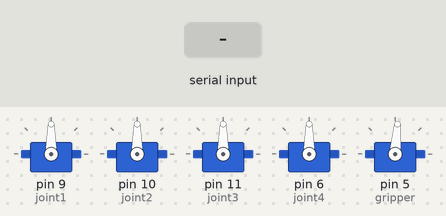
Recording of a sketch running on a simulated Arduino Uno, built with avr-gcc and run on an emulated ATmega328P. On the bench: 5 × servo. The test bench sets the inputs (shaded band).

Above: at 1.2 s.
1.3 s: "90,45\n" received over Serial
At 2.5 s:
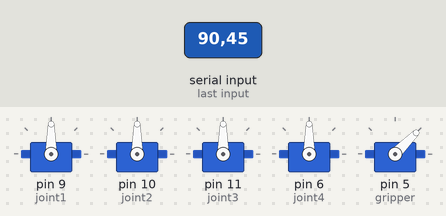
2.8 s: "30,150\n" received over Serial
At 3.7 s:
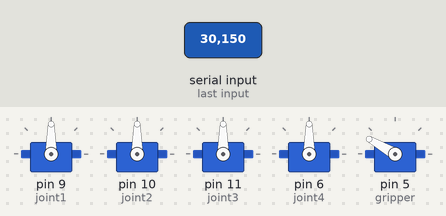
4.3 s: "5\n" received over Serial
At 4.6 s:
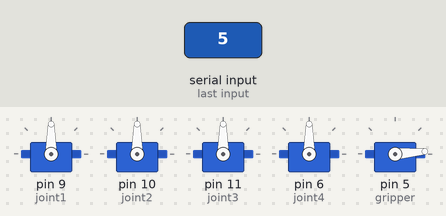
5.8 s: "200\n" received over Serial
At 7.0 s:
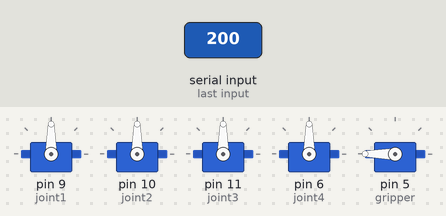
Timing chart, 0 to 8.3 s (numbered marks = the images above; inputs shaded):
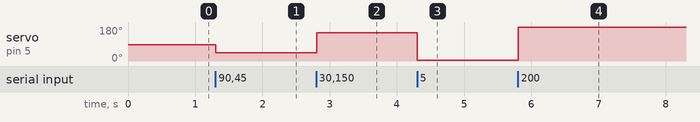

Measured:
- after the input at 1.3 s, servo on pin 5 (gripper): 85° → 45° at once
- after the input at 2.8 s, servo on pin 5 (gripper): 45° → 150° at once
- after the input at 4.3 s, servo on pin 5 (gripper): 150° → 5° at once
- after the input at 5.8 s, servo on pin 5 (gripper): 5° → 180° at once

The sketch:

robot_arm_control.ino
```cpp
#include <Servo.h>

Servo joint1;
Servo joint2;
Servo joint3;
Servo joint4;
Servo gripper;

String receivedData = "";

int joint1Position = 0;
int joint2Position = 71;
int joint3Position = 36;
int joint4Position = 71;
int gripper_Position = 85;

void setup() {
  // Attach servos to pins
  joint1.attach(9);
  joint2.attach(10);
  joint3.attach(11);
  joint4.attach(6);
  gripper.attach(5);

  // Initialize serial communication
  Serial.begin(9600);

  // Set initial position for joint2
  gripper.write(gripper_Position);
}

void loop() {
  if (Serial.available()) {
    char inChar = Serial.read();
    if (inChar != '\n') {
      receivedData += inChar;
    } else {
      int lastCommaIndex = receivedData.lastIndexOf(',');
      String gripperPosStr = receivedData.substring(lastCommaIndex + 1);
      int gripperPos = gripperPosStr.toInt();

      gripper.write(gripperPos);
      receivedData = "";  // Clear the stored data
    }
  }
}
```
